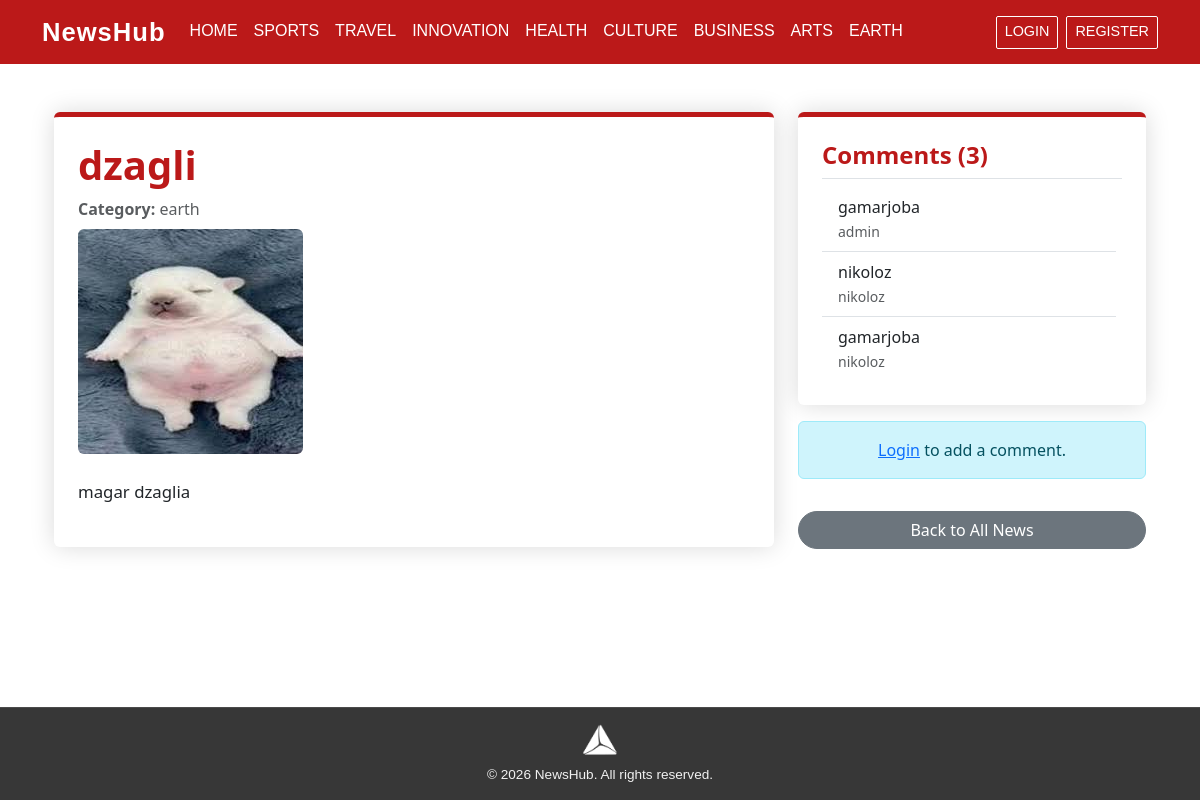
Screenshot of /news/1 with the database file from the repository.
### models.py (models this page shows, shortened)
class News(db.Model):
    id = db.Column(db.Integer, primary_key=True)
    title = db.Column(db.String(200), nullable = False)
    content = db.Column(db.Text, nullable = False)
    category = db.Column(db.String(50), default='general', nullable = False)
    comments = db.relationship('Comment', backref='news', cascade="all,delete")
    image = db.Column(db.String(256), nullable = False)
    created_at = db.Column(db.DateTime, default=datetime.utcnow)

class Comment(db.Model):
    id = db.Column(db.Integer, primary_key=True)
    text = db.Column(db.Text)
    user_id = db.Column(db.Integer, db.ForeignKey('user.id'))
    news_id = db.Column(db.Integer, db.ForeignKey('news.id'))
    def commentUser(self):
        return User.query.get(self.user_id)

class User(db.Model, UserMixin):
    id = db.Column(db.Integer, primary_key=True)
    username = db.Column(db.String(100), unique=True)
    password = db.Column(db.String(200))
    is_admin = db.Column(db.Boolean, default=False)

### app.py (the view, shortened to what this page needs)
@app.route('/news/<int:news_id>', methods=['GET', 'POST'])
def news_detail(news_id):
    news = News.query.get_or_404(news_id)
    form = CommentForm()
    return render_template('news_details.html', news=news, form=form)

### templates/news_details.html (shortened to what this page needs)
{% extends "base.html" %}
{% block content %}
<div class="container my-4">
<div class="row g-4">
    <div class="col-lg-8">
        <div class="p-4 shadow-lg rounded bg-white position-relative" style="border-top:5px solid #bb1919;">
            <h1 style="font-weight:700;color:#bb1919;">{{ news.title }}</h1>
            <p class="text-muted mb-2">
                <strong>Category:</strong> {{ news.category }}
            </p>
            {% if news.image %}
                <img src="{{ url_for('static', filename='uploads/' ~ news.image) }}"
                     class="img-fluid rounded mb-4"
                     style="max-height:420px;object-fit:cover;">
            {% endif %}
            <p style="font-size:1.05rem;line-height:1.7;">
                {{ news.content }}
            </p>
        </div>
    </div>
    <div class="col-lg-4">
        <div class="p-4 shadow-lg rounded bg-white mb-3"
             style="border-top:5px solid #bb1919;">
            <h4 class="mb-2 bg-white border-bottom pb-2"
                style="font-weight:700;color:#bb1919;">
                Comments ({{ news.comments|length }})
            </h4>
            <div style="max-height:320px; overflow-y:auto; padding-right:6px;">
                {% if news.comments %}
                    <ul class="list-group list-group-flush">
                    {% for comment in news.comments %}
                        <li class="list-group-item">
                            {{ comment.text }} <br>
                            <small class="text-muted">{{ comment.commentUser().username }}</small>
                        </li>
                    {% endfor %}
                    </ul>
                {% else %}
                    <p class="text-muted text-center mt-3">
                        No comments yet. Be the first to comment 🙂
                    </p>
                {% endif %}
            </div>
        </div>
        {% if current_user.is_authenticated %}
        <div class="p-4 shadow-lg rounded bg-white" style="border-top:5px solid #bb1919;">
            <h5 class="mb-3" style="font-weight:700;color:#bb1919;">Add Comment</h5>
            <form method="POST">
                {{ form.hidden_tag() }}
                {{ form.text(class="form-control mb-3", placeholder="Write your comment...") }}
                {{ form.submit(class="btn btn-bbc w-100 rounded-pill") }}
            </form>
        </div>
        {% else %}
            <div class="alert alert-info text-center">
                <a href="{{ url_for('login') }}">Login</a> to add a comment.
            </div>
        {% endif %}
        <a href="{{ url_for('index') }}" class="btn btn-secondary w-100 mt-3 rounded-pill">
            Back to All News
        </a>
    </div>
</div>
</div>
{% endblock %}

### static/style.css (style rules this page uses)
.shadow-lg { box-shadow: 0 0 25px rgba(0, 0, 0, 0.15) !important; }

### rows the page displays
News: title "dzagli", category "earth", image (picture), content "magar dzaglia"
Comment: text "gamarjoba", commentUser "admin"
Comment: text "nikoloz", commentUser "nikoloz"
Comment: text "gamarjoba", commentUser "nikoloz"

### other values shown
{{ news.comments|length }} "3"
